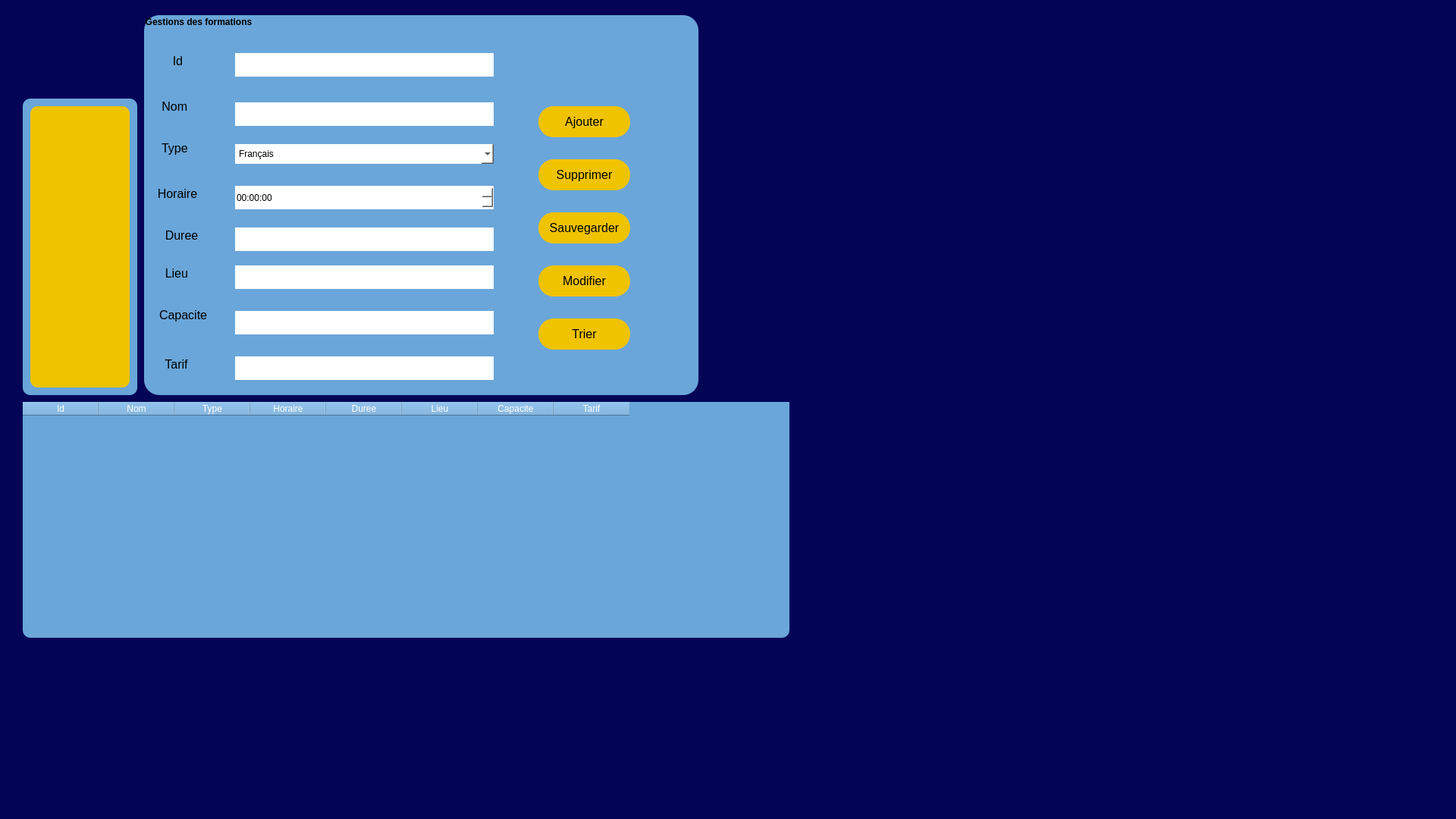
<?xml version="1.0" encoding="UTF-8"?>
<ui version="4.0">
 <class>MainWindow</class>
 <widget class="QMainWindow" name="MainWindow">
  <property name="geometry">
   <rect>
    <x>0</x>
    <y>0</y>
    <width>1920</width>
    <height>1080</height>
   </rect>
  </property>
  <property name="windowTitle">
   <string>Gestions des formations</string>
  </property>
  <property name="styleSheet">
   <string notr="true">background-color: rgb(4, 4, 87);</string>
  </property>
  <widget class="QWidget" name="centralwidget">
   <widget class="QGroupBox" name="groupBox">
    <property name="geometry">
     <rect>
      <x>30</x>
      <y>130</y>
      <width>151</width>
      <height>391</height>
     </rect>
    </property>
    <property name="styleSheet">
     <string notr="true">background-color: rgb(106, 166, 218);
border-radius: 10px;</string>
    </property>
    <property name="title">
     <string/>
    </property>
    <widget class="QGroupBox" name="groupBox_2">
     <property name="geometry">
      <rect>
       <x>10</x>
       <y>10</y>
       <width>131</width>
       <height>371</height>
      </rect>
     </property>
     <property name="styleSheet">
      <string notr="true">background-color: rgb(240, 195, 0);</string>
     </property>
     <property name="title">
      <string/>
     </property>
    </widget>
   </widget>
   <widget class="QGroupBox" name="groupBox_3">
    <property name="geometry">
     <rect>
      <x>190</x>
      <y>20</y>
      <width>731</width>
      <height>501</height>
     </rect>
    </property>
    <property name="font">
     <font>
      <bold>true</bold>
     </font>
    </property>
    <property name="styleSheet">
     <string notr="true">background-color: rgb(106, 166, 218);
border-radius: 20px;</string>
    </property>
    <property name="title">
     <string>Gestions des formations</string>
    </property>
    <widget class="QLabel" name="label">
     <property name="geometry">
      <rect>
       <x>20</x>
       <y>50</y>
       <width>63</width>
       <height>20</height>
      </rect>
     </property>
     <property name="font">
      <font>
       <family>Segoe UI</family>
       <pointsize>12</pointsize>
       <bold>false</bold>
      </font>
     </property>
     <property name="text">
      <string>    Id</string>
     </property>
    </widget>
    <widget class="QLabel" name="label_2">
     <property name="geometry">
      <rect>
       <x>10</x>
       <y>110</y>
       <width>71</width>
       <height>20</height>
      </rect>
     </property>
     <property name="font">
      <font>
       <family>Segoe UI</family>
       <pointsize>12</pointsize>
       <bold>false</bold>
      </font>
     </property>
     <property name="text">
      <string>   Nom</string>
     </property>
    </widget>
    <widget class="QLabel" name="label_3">
     <property name="geometry">
      <rect>
       <x>10</x>
       <y>160</y>
       <width>71</width>
       <height>31</height>
      </rect>
     </property>
     <property name="font">
      <font>
       <pointsize>12</pointsize>
      </font>
     </property>
     <property name="text">
      <string>   Type</string>
     </property>
    </widget>
    <widget class="QLabel" name="label_4">
     <property name="geometry">
      <rect>
       <x>0</x>
       <y>220</y>
       <width>111</width>
       <height>31</height>
      </rect>
     </property>
     <property name="font">
      <font>
       <pointsize>12</pointsize>
      </font>
     </property>
     <property name="text">
      <string>    Horaire</string>
     </property>
    </widget>
    <widget class="QLabel" name="label_5">
     <property name="geometry">
      <rect>
       <x>10</x>
       <y>280</y>
       <width>91</width>
       <height>21</height>
      </rect>
     </property>
     <property name="font">
      <font>
       <pointsize>12</pointsize>
      </font>
     </property>
     <property name="text">
      <string>    Duree</string>
     </property>
    </widget>
    <widget class="QLabel" name="label_6">
     <property name="geometry">
      <rect>
       <x>10</x>
       <y>330</y>
       <width>63</width>
       <height>20</height>
      </rect>
     </property>
     <property name="font">
      <font>
       <pointsize>12</pointsize>
      </font>
     </property>
     <property name="text">
      <string>    Lieu</string>
     </property>
    </widget>
    <widget class="QLabel" name="label_7">
     <property name="geometry">
      <rect>
       <x>20</x>
       <y>380</y>
       <width>91</width>
       <height>31</height>
      </rect>
     </property>
     <property name="font">
      <font>
       <pointsize>12</pointsize>
      </font>
     </property>
     <property name="text">
      <string>Capacite</string>
     </property>
    </widget>
    <widget class="QLabel" name="label_8">
     <property name="geometry">
      <rect>
       <x>10</x>
       <y>450</y>
       <width>81</width>
       <height>20</height>
      </rect>
     </property>
     <property name="font">
      <font>
       <pointsize>12</pointsize>
      </font>
     </property>
     <property name="text">
      <string>    Tarif</string>
     </property>
    </widget>
    <widget class="QLineEdit" name="lineEditId">
     <property name="geometry">
      <rect>
       <x>120</x>
       <y>50</y>
       <width>341</width>
       <height>31</height>
      </rect>
     </property>
     <property name="styleSheet">
      <string notr="true">background-color: rgb(255, 255, 255);
color: rgb(0, 0, 0);
border-color: rgb(255, 255, 255);</string>
     </property>
    </widget>
    <widget class="QLineEdit" name="lineEdit_Nom">
     <property name="geometry">
      <rect>
       <x>120</x>
       <y>115</y>
       <width>341</width>
       <height>31</height>
      </rect>
     </property>
     <property name="styleSheet">
      <string notr="true">background-color: rgb(255, 255, 255);
color: rgb(0, 0, 0);
border-color: rgb(255, 255, 255);</string>
     </property>
    </widget>
    <widget class="QLineEdit" name="lineEdit_Ta">
     <property name="geometry">
      <rect>
       <x>120</x>
       <y>450</y>
       <width>341</width>
       <height>31</height>
      </rect>
     </property>
     <property name="styleSheet">
      <string notr="true">background-color: rgb(255, 255, 255);
color: rgb(0, 0, 0);
border-color: rgb(255, 255, 255);</string>
     </property>
    </widget>
    <widget class="QLineEdit" name="lineEdit_Ca">
     <property name="geometry">
      <rect>
       <x>120</x>
       <y>390</y>
       <width>341</width>
       <height>31</height>
      </rect>
     </property>
     <property name="styleSheet">
      <string notr="true">background-color: rgb(255, 255, 255);
color: rgb(0, 0, 0);
border-color: rgb(255, 255, 255);</string>
     </property>
    </widget>
    <widget class="QTimeEdit" name="lineEdit_h">
     <property name="geometry">
      <rect>
       <x>120</x>
       <y>225</y>
       <width>341</width>
       <height>31</height>
      </rect>
     </property>
     <property name="styleSheet">
      <string notr="true">background-color: rgb(255, 255, 255);
color: rgb(0, 0, 0);</string>
     </property>
    </widget>
    <widget class="QComboBox" name="lineEdit_type">
     <property name="geometry">
      <rect>
       <x>120</x>
       <y>170</y>
       <width>341</width>
       <height>26</height>
      </rect>
     </property>
     <property name="styleSheet">
      <string notr="true">background-color: rgb(255, 255, 255);
color: rgb(0, 0, 0);</string>
     </property>
     <item>
      <property name="text">
       <string>Français</string>
      </property>
     </item>
     <item>
      <property name="text">
       <string>Math</string>
      </property>
     </item>
     <item>
      <property name="text">
       <string>Science</string>
      </property>
     </item>
     <item>
      <property name="text">
       <string>Physique</string>
      </property>
     </item>
     <item>
      <property name="text">
       <string>Anglais</string>
      </property>
     </item>
    </widget>
    <widget class="QLineEdit" name="lineEdit_D">
     <property name="geometry">
      <rect>
       <x>120</x>
       <y>280</y>
       <width>341</width>
       <height>31</height>
      </rect>
     </property>
     <property name="styleSheet">
      <string notr="true">background-color: rgb(255, 255, 255);
color: rgb(0, 0, 0);
border-color: rgb(255, 255, 255);</string>
     </property>
    </widget>
    <widget class="QLineEdit" name="lineEdit_lieu">
     <property name="geometry">
      <rect>
       <x>120</x>
       <y>330</y>
       <width>341</width>
       <height>31</height>
      </rect>
     </property>
     <property name="styleSheet">
      <string notr="true">background-color: rgb(255, 255, 255);
color: rgb(0, 0, 0);
border-color: rgb(255, 255, 255);</string>
     </property>
    </widget>
    <widget class="QPushButton" name="pushButtonAjouter">
     <property name="geometry">
      <rect>
       <x>520</x>
       <y>120</y>
       <width>121</width>
       <height>41</height>
      </rect>
     </property>
     <property name="font">
      <font>
       <pointsize>12</pointsize>
      </font>
     </property>
     <property name="styleSheet">
      <string notr="true">background-color: rgb(240, 195, 0);</string>
     </property>
     <property name="text">
      <string>Ajouter</string>
     </property>
    </widget>
    <widget class="QPushButton" name="pushButtonsupprimer">
     <property name="geometry">
      <rect>
       <x>520</x>
       <y>190</y>
       <width>121</width>
       <height>41</height>
      </rect>
     </property>
     <property name="font">
      <font>
       <pointsize>12</pointsize>
      </font>
     </property>
     <property name="styleSheet">
      <string notr="true">background-color: rgb(240, 195, 0);</string>
     </property>
     <property name="text">
      <string>Supprimer</string>
     </property>
    </widget>
    <widget class="QPushButton" name="pushButtonSauvegarder">
     <property name="geometry">
      <rect>
       <x>520</x>
       <y>260</y>
       <width>121</width>
       <height>41</height>
      </rect>
     </property>
     <property name="font">
      <font>
       <pointsize>12</pointsize>
      </font>
     </property>
     <property name="styleSheet">
      <string notr="true">background-color: rgb(240, 195, 0);</string>
     </property>
     <property name="text">
      <string>Sauvegarder</string>
     </property>
    </widget>
    <widget class="QPushButton" name="pushButtonModifier">
     <property name="geometry">
      <rect>
       <x>520</x>
       <y>330</y>
       <width>121</width>
       <height>41</height>
      </rect>
     </property>
     <property name="font">
      <font>
       <pointsize>12</pointsize>
      </font>
     </property>
     <property name="styleSheet">
      <string notr="true">background-color: rgb(240, 195, 0);</string>
     </property>
     <property name="text">
      <string>Modifier</string>
     </property>
    </widget>
    <widget class="QPushButton" name="pushButtonTrier">
     <property name="geometry">
      <rect>
       <x>520</x>
       <y>400</y>
       <width>121</width>
       <height>41</height>
      </rect>
     </property>
     <property name="font">
      <font>
       <pointsize>12</pointsize>
      </font>
     </property>
     <property name="styleSheet">
      <string notr="true">background-color: rgb(240, 195, 0);</string>
     </property>
     <property name="text">
      <string>Trier</string>
     </property>
    </widget>
   </widget>
   <widget class="QTableWidget" name="tableFormations">
    <property name="geometry">
     <rect>
      <x>30</x>
      <y>530</y>
      <width>1011</width>
      <height>311</height>
     </rect>
    </property>
    <property name="styleSheet">
     <string notr="true">background-color: rgb(106, 166, 218);
color: rgb(255, 255, 255);
border-radius: 10px;</string>
    </property>
    <property name="rowCount">
     <number>0</number>
    </property>
    <column>
     <property name="text">
      <string>Id</string>
     </property>
    </column>
    <column>
     <property name="text">
      <string>Nom</string>
     </property>
    </column>
    <column>
     <property name="text">
      <string>Type</string>
     </property>
    </column>
    <column>
     <property name="text">
      <string>Horaire</string>
     </property>
    </column>
    <column>
     <property name="text">
      <string>Duree</string>
     </property>
    </column>
    <column>
     <property name="text">
      <string>Lieu</string>
     </property>
    </column>
    <column>
     <property name="text">
      <string>Capacite</string>
     </property>
    </column>
    <column>
     <property name="text">
      <string>Tarif</string>
     </property>
    </column>
   </widget>
   <widget class="QLabel" name="label_9">
    <property name="geometry">
     <rect>
      <x>30</x>
      <y>20</y>
      <width>151</width>
      <height>101</height>
     </rect>
    </property>
    <property name="styleSheet">
     <string notr="true">border :none;</string>
    </property>
    <property name="text">
     <string/>
    </property>
    <property name="pixmap">
     <pixmap resource="ressource.qrc">:/img/551340347_4214510502130824_9073597560338004353_n-removebg-preview.png</pixmap>
    </property>
    <property name="scaledContents">
     <bool>true</bool>
    </property>
   </widget>
  </widget>
  <widget class="QMenuBar" name="menubar">
   <property name="geometry">
    <rect>
     <x>0</x>
     <y>0</y>
     <width>1920</width>
     <height>26</height>
    </rect>
   </property>
  </widget>
  <widget class="QStatusBar" name="statusbar"/>
 </widget>
 <resources>
  <include location="ressource.qrc"/>
 </resources>
 <connections/>
</ui>
